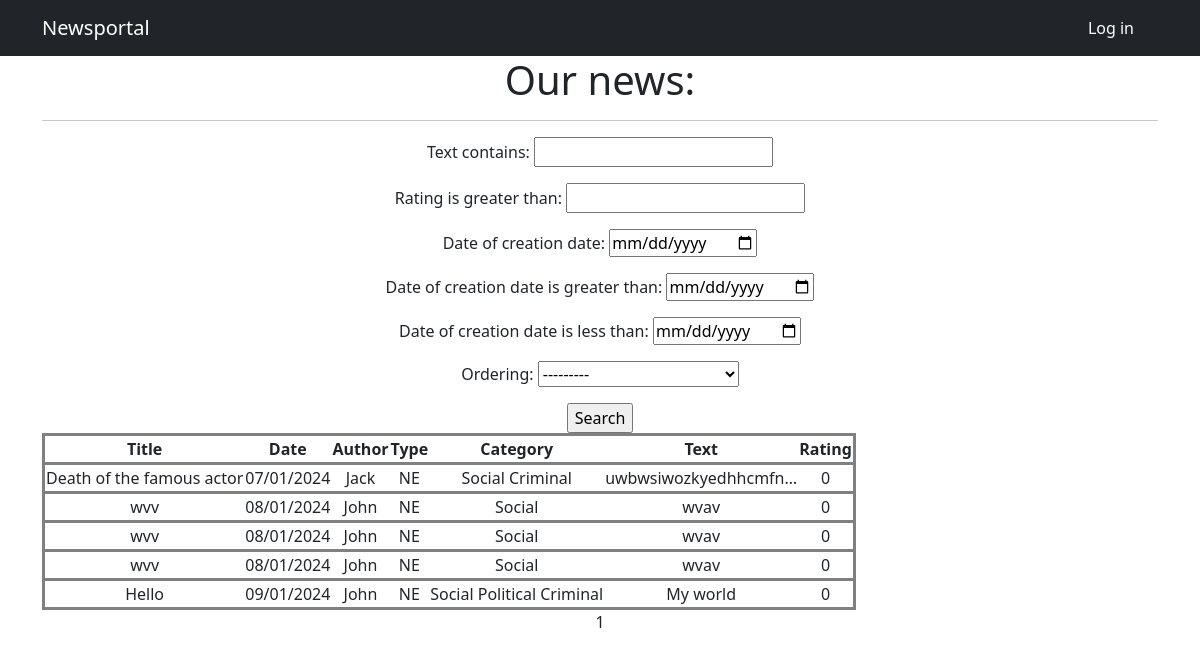
Before: /newspaper/ with the older database file.
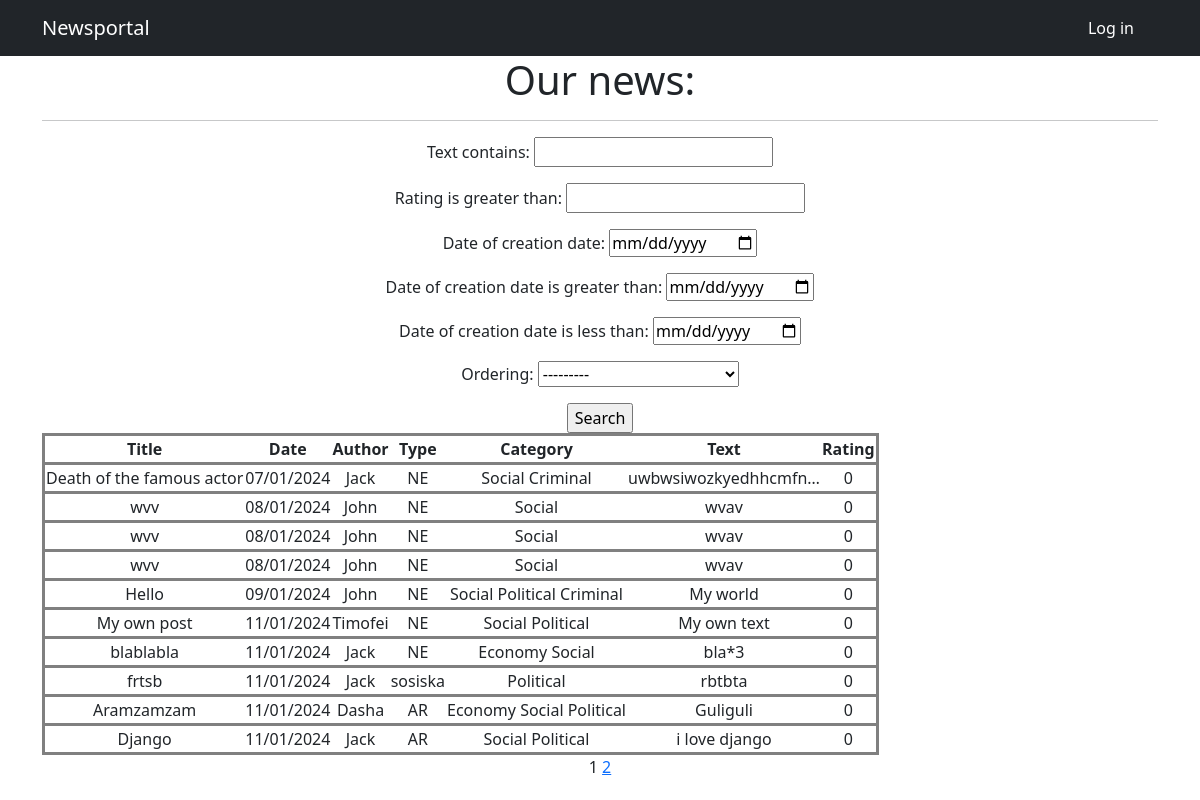
After: the same page with the newer database file.
### newsportal_app/models.py (models this page shows, shortened)
class Post(models.Model):
    author = models.ForeignKey(Author, on_delete=models.CASCADE)
    type = models.CharField(max_length=255, choices=TYPE_OF_POST, default=news)
    date_of_creation = models.DateTimeField(auto_now_add=True)
    category = models.ManyToManyField(Category, through='PostCategory')
    title = models.CharField(max_length=255)
    text = models.TextField()
    rating = models.IntegerField(default=0)

class Author(models.Model):
    user = models.OneToOneField(User, on_delete=models.CASCADE)
    rating = models.IntegerField(default=0)

class Category(models.Model):
    class Meta:
        verbose_name_plural = 'Categories'
    name = models.CharField(max_length=255, unique=True)

### newsportal_app/views.py (the view)
# urls.py: path('', PostList.as_view(), name='post_list'),
class PostList(ListView):
    model = Post
    template_name = 'news.html'
    context_object_name = 'posts'
    paginate_by = 10
    def get_queryset(self):
        queryset = super().get_queryset()
        self.filterset = PostFilter(self.request.GET, queryset)
        return self.filterset.qs
    def get_context_data(self, **kwargs):
        context = super().get_context_data(**kwargs)
        context['filterset'] = self.filterset
        return context

### newsportal_app/templatetags/custom_filters.py (called while the page is built)
@register.filter()
def censor(text):
    for first in range(len(text)):
        for second in range(1, len(text)+1):
            if text[first:second + 1] in profanity_list:
                text = text[:first + 1] + '*' * (second - first) + text[second + 1:]
    return text

### newsportal_app/templatetags/custom_tags.py (called while the page is built)
@register.simple_tag(takes_context=True)
def url_replace(context, **kwargs):
    d = context['request'].GET.copy()
    for k, v in kwargs.items():
        d[k] = v
    return d.urlencode()

### templates/news.html (shortened to what this page needs)
{% extends 'flatpages/default.html' %}
{% load custom_tags %}
{% load custom_filters %}
{% block title %}
Newsportal
{% endblock title %}
{% block content %}
   <h1>Our news:</h1>
   <hr>
   <form action="" method="get">
       {{ filterset.form.as_p }}
       <input type="submit" value="Search" />
   </form>
   {% if posts %}
       <table>
           <tr>
               <th>Title</th>
               <th>Date</th>
               <th>Author</th>
               <th>Type</th>
               <th>Category</th>
               <th>Text</th>
               <th>Rating</th>
           </tr>
           {% for post in posts %}
           <tr>
               <td>{{ post.title }}</td>
               <td>{{ post.date_of_creation|date:"d/m/Y" }}</td>
               <td>{{ post.author.user.username }}</td>
               <td>{{ post.type }}</td>
               <td>
                   {% for category in post.category.all %}
                      {{ category.name }}
                   {% endfor %}
               </td>
               <td>{{ post.text|truncatechars:20|censor }}</td>
               <td>{{ post.rating }}</td>
           </tr>
           {% endfor %}
       </table>
   {% else %}
       <h2>There are not posts!</h2>
   {% endif %}
   {{ page_obj.number }}
   {% if page_obj.has_next %}
       <a href="?{% url_replace page=page_obj.next_page_number %}">{{ page_obj.next_page_number }}</a>
   {% endif %}
{% endblock content %}

Changed rows visible on the page:
added Post: title "My own post", date_of_creation "11/01/2024", author.user.username "Timofei", type "NE", text|censor "My own text", rating "0", Category (name "Social"), Category (name "Political")
added Post: title "blablabla", date_of_creation "11/01/2024", author.user.username "Jack", type "NE", text|censor "bla*3", rating "0", Category (name "Social")
now on this page (row unchanged): Category: name "Economy"
added Post: title "frtsb", date_of_creation "11/01/2024", author.user.username "Jack", type "sosiska", text|censor "rbtbta", rating "0", Category (name "Political")
added Post: title "Aramzamzam", date_of_creation "11/01/2024", author.user.username "Dasha", type "AR", text|censor "Guliguli", rating "0", Category (name "Social"), Category (name "Political")
added Post: title "Django", date_of_creation "11/01/2024", author.user.username "Jack", type "AR", text|censor "i love django", rating "0", Category (name "Social"), Category (name "Political")
Other visible differences:
{{ page_obj.next_page_number }}: (not shown) → "2"
